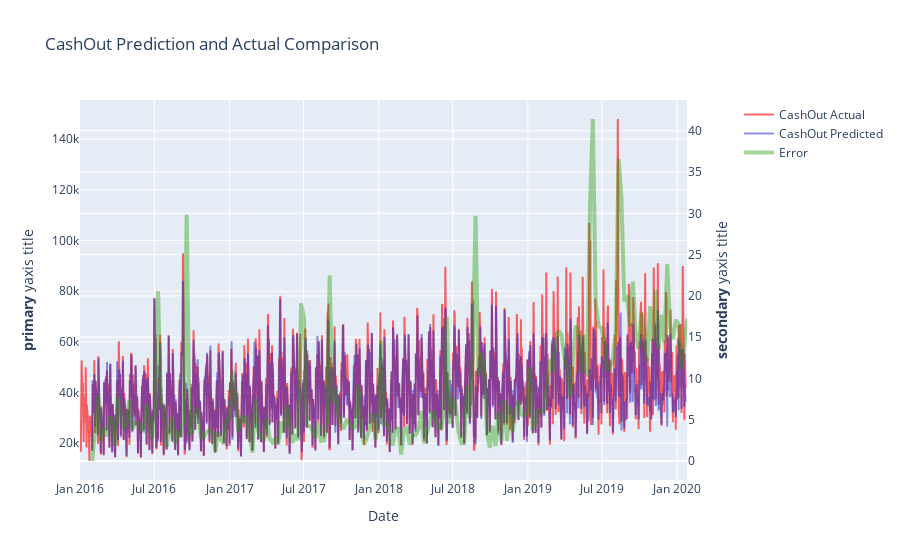

The cell this chart's notebook holds for it:
### Markdown cell above
Line graph with Plotly to visualize error over time, predictions and actual values.

### Code cell
import plotly.graph_objects as go
from plotly.subplots import make_subplots

# Create figure with secondary y-axis
fig = make_subplots(specs=[[{"secondary_y": True}]])

fig.add_trace(go.Scatter(x=means.index, y=means[target], name='%s Actual'%target, line=dict(color='rgba(255,0,0,0.6)')), secondary_y=False)
fig.add_trace(go.Scatter(x=X.index, y=forest.predict(X), name = '%s Predicted'%target, line=dict(color='rgba(30,30,200,0.5)')), secondary_y=False)

fig.add_trace(go.Scatter(x=weekly_errors.index, y=weekly_errors, name="Error", line=dict(color='rgba(34, 155, 0, 0.4)', width=4)), secondary_y=True)
# set layout title
fig.update_layout(title='%s Prediction and Actual Comparison'%target)
# set x axis titles
fig.update_xaxes(title_text="Date")
# set y axis titles
fig.update_yaxes(title_text="<b>primary</b> yaxis title", secondary_y=False)
fig.update_yaxes(title_text="<b>secondary</b> yaxis title", secondary_y=True)

fig.show()

### Figure 1 — Plotly figure (JSON) as saved in the notebook; plotly's stock layout.template omitted (floating-point values rounded to 4 significant figures; data arrays with more than 128 entries replaced by an {"elided": "..."} marker saying what was removed)
{"data": [{"line": {"color": "rgba(255,0,0,0.6)"}, "name": "CashOut Actual", "type": "scatter", "x": {"elided": "1483 str values"}, "xaxis": "x", "y": {"elided": "1483 float values"}, "yaxis": "y"}, {"line": {"color": "rgba(30,30,200,0.5)"}, "name": "CashOut Predicted", "type": "scatter", "x": {"elided": "1453 str values"}, "xaxis": "x", "y": {"elided": "1453 float values"}, "yaxis": "y"}, {"line": {"color": "rgba(34, 155, 0, 0.4)", "width": 4}, "name": "Error", "type": "scatter", "x": {"elided": "209 str values"}, "xaxis": "x", "y": {"elided": "209 float values"}, "yaxis": "y2"}], "layout": {"title": {"text": "CashOut Prediction and Actual Comparison"}, "xaxis": {"anchor": "y", "domain": [0, 0.94], "title": {"text": "Date"}}, "yaxis": {"anchor": "x", "domain": [0, 1], "title": {"text": "<b>primary</b> yaxis title"}}, "yaxis2": {"anchor": "x", "overlaying": "y", "side": "right", "title": {"text": "<b>secondary</b> yaxis title"}}}}
